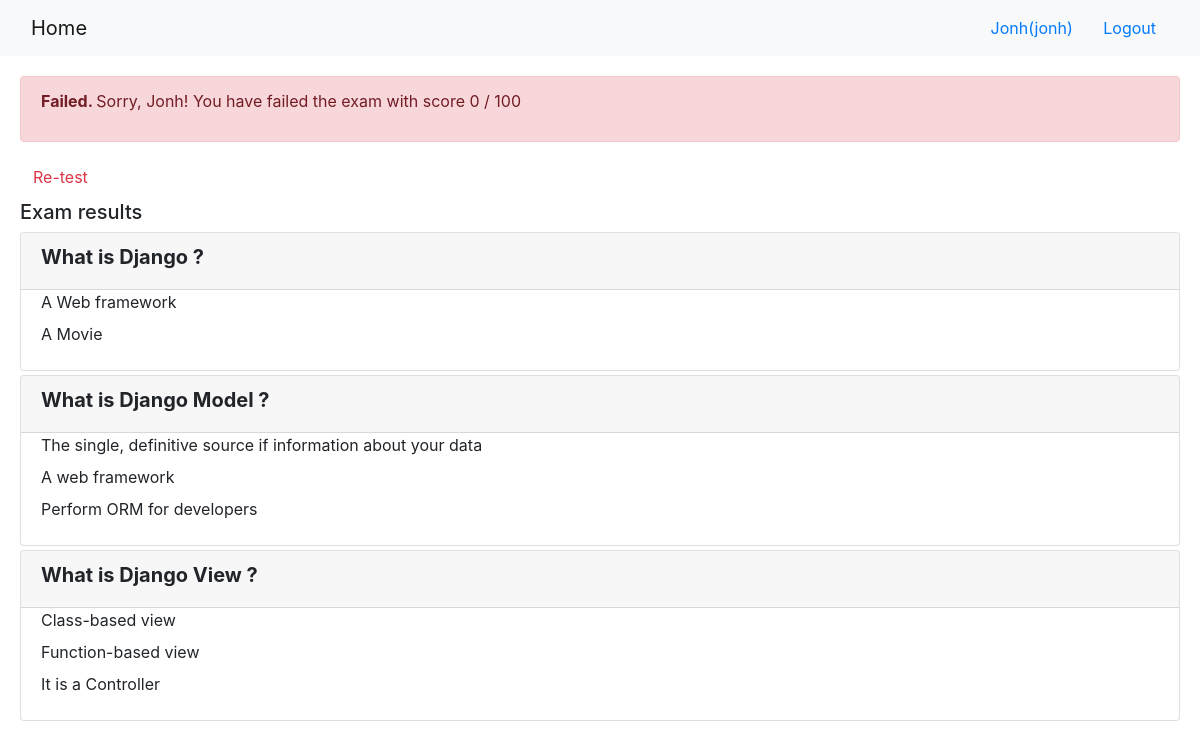
The page /onlinecourse/course/1/submission/1/result/ (signed in) on the database its author committed.
### onlinecourse/models.py (models this page shows, shortened)
class Question(models.Model):
    lesson = models.ForeignKey(Lesson, on_delete=models.CASCADE)
    text = models.TextField()
    grade = models.IntegerField(default=0)

class Choice(models.Model):
    question = models.ForeignKey(Question, on_delete=models.CASCADE)
    text = models.CharField(null=False, max_length=200, default='Choice')
    correct = models.BooleanField(default=True)

### onlinecourse/views.py (the view)
# urls.py: path('course/<int:course_id>/submission/<int:submission_id>/result/', views.show_exam_result, name = 'show_exam_result'),
def show_exam_result(request, course_id, submission_id):
    context = {}
    course = Course.objects.get(id = course_id)
    submit = Submission.objects.get(id = submission_id)
    selected = Submission.objects.filter(id = submission_id).values_list('choices',flat = True)
    score = 0
    for choice in submit.choices.all().filter(correct=True).values_list('question_id'):
        score += Question.objects.filter(id=choice[0]).first().grade
    context['selected'] = selected
    context['grade'] = score
    context['course'] = course
    return  render(request, 'onlinecourse/exam_result_bootstrap.html', context)

### onlinecourse/templates/onlinecourse/exam_result_bootstrap.html (shortened to what this page needs)
<!DOCTYPE html>
<html lang="en">
<head>
    {% load static %}
    <link rel="stylesheet" href="https://maxcdn.bootstrapcdn.com/bootstrap/4.5.2/css/bootstrap.min.css">
</head>
<body>
 <nav class="navbar navbar-light bg-light">
    <div class="container-fluid">
        <div class="navbar-header">
              <a class="navbar-brand" href="{% url 'onlinecourse:index' %}">Home</a>
        </div>
        <ul class="nav navbar-nav navbar-right">
            {% if user.is_authenticated %}
            <li>
                <a class="btn btn-link" href="#">{{ user.first_name }}({{ user.username }})</a>
                <a class="btn btn-link" href="{% url 'onlinecourse:logout' %}">Logout</a>
            </li>
            {% endif %}
        </ul>
    </div>
</nav>
<div class="container-fluid" style='padding: 20px;'>
    {% if grade > 80 %}
    <div class="alert alert-success">
        <p><b>Congratulations, {{user.first_name}}! </b>You have passed the exam and completed the course with score {{grade}} / 100</p>
    </div>
        {% else %}
        <div class="alert alert-danger">
            <p><b>Failed. </b>Sorry, {{user.first_name}}! You have failed the exam with score {{grade}} / 100</p>
        </div>
        <a class="btn btn-link text-danger" href="{% url 'onlinecourse:course_details' course.id %}">Re-test</a>
        {% endif %}
        <div class="card-columns-vertical mt-1">
        <h5 class="">Exam results</h5>
            {% for lesson in course.lesson_set.all %}
            {% for question in lesson.question_set.all %}
            <div class="card mt-1">
                <div class="card-header"><h5 style="font-weight:bold">{{question.text}}</h5></div>
                <div class="form-group">
                    {% for choice in question.choice_set.all %}
                    <div class="form-check">
                        {% if choice.id in selected %}
                            {% if choice.correct == True %}
                                <label style="color:#2ea940;font-weight:bold">Correct answer: {{choice.text}}</label>
                            {% else %}
                                <label style="color:#f2d80f;font-weight:bold">Not selected: {{choice.text}}</label>
                            {% endif %}
                        {% else %}
                            <label>{{choice.text}}</label>
                        {% endif %}
                    </div>
                    {% endfor %}
                </div>
            </div>
            {% endfor %}
            {% endfor %}
        </div>
    </div>
</body>
</html>

### rows shown on the page
Question: text "What is Django ?"
Choice: text "A Web framework"
Choice: text "A Movie"
Question: text "What is Django Model ?"
Choice: text "The single, definitive source if information about your data"
Choice: text "A web framework"
Choice: text "Perform ORM for developers"
Question: text "What is Django View ?"
Choice: text "Class-based view"
Choice: text "Function-based view"
Choice: text "It is a Controller"

### other values the page prints
{{ user.first_name }} "Jonh"
{{ user.username }} "jonh"
{{ grade }} "0"
